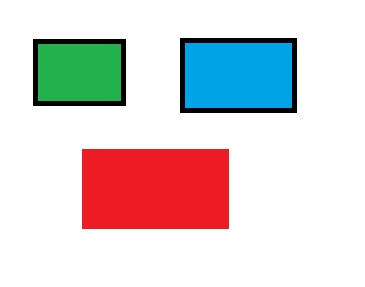
#> input picture CV/Images/a3.jpg, 365 x 287 px
$ python prac15.py
#> lines starting #> are read from the running program, lines starting #| are printed output that depends on the picture; after the words box and inside, x2 and y2 are one past the last pixel; in counts of white or black regions, pixels touching at a corner belong together
#Program 15
#Harris corner detection Method

import cv2
import numpy as np

img = cv2.imread('Images/a3.jpg',1)
#> img is the input picture: shape (287, 365, 3); mean B, G, R 212.8, 211.7, 218

#convert the input image into
#grayscale color space
OperatedImg = cv2.cvtColor(img,cv2.COLOR_BGRA2GRAY)
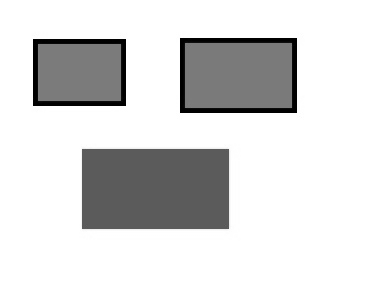
#> OperatedImg: shape (287, 365); min 0, max 255, mean 213.7

#modify the data type
#setting to 32-bit floating point
OperatedImg = np.float32(OperatedImg)

#apply the cv2.cornerHarris method
#to detect the corners with appropriate
#values as input parameters

dest = cv2.cornerHarris(OperatedImg,2,5,0.07)
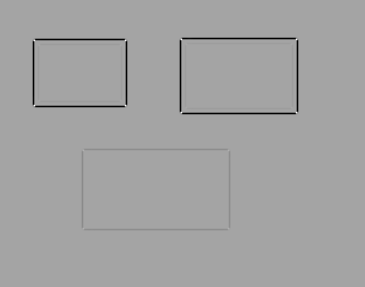
#> dest: shape (287, 365) float32; min -2.39e+10, max 1.31e+10, mean -280299168; drawn with min black and max white

#Results are marked through the dilated corners
dest = cv2.dilate(dest,None)
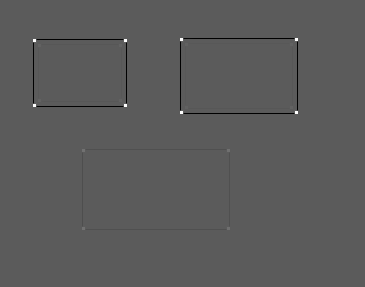
#> dest: shape (287, 365) float32; min -7.33e+09, max 1.31e+10, mean -41760660; drawn with min black and max white

#Reverting back to the original image,
#with optimal threshold value
img[dest>0.01*dest.max()]=[0,0,255]
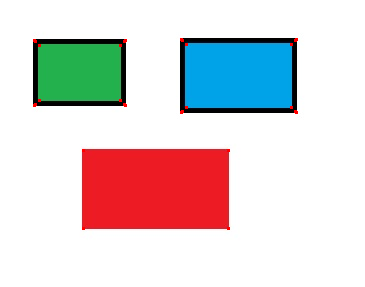
#> img: shape (287, 365, 3); 0.21% of pixels changed, all inside (x1, y1, x2, y2) = (33, 38, 298, 230)

#the window showing output image with corners
cv2.imshow('Image with Borders',img)

cv2.waitKey(0)
cv2.destroyAllWindows()

$ run again, with CV/Images/a5.jpg copied over CV/Images/a3.jpg
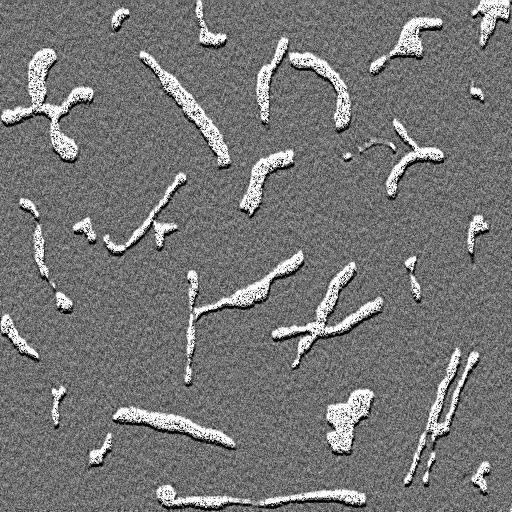
#> input picture CV/Images/a5.jpg, 512 x 512 px
#> img is the input picture: shape (512, 512, 3); min 0, max 255, mean 118.3
#> `dest = cv2.dilate(dest,None)`:
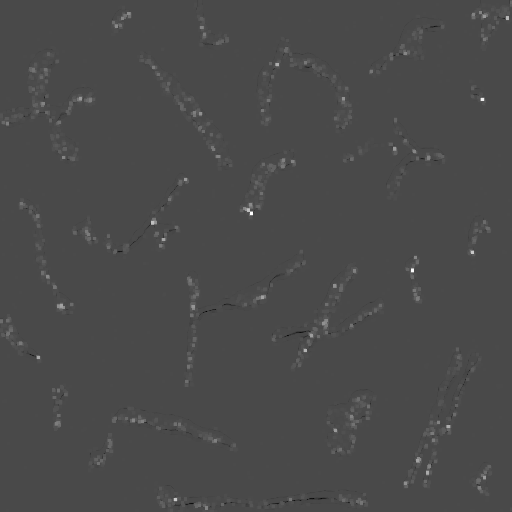
#> dest: shape (512, 512) float32; min -2.12e+09, max 5.26e+09, mean 31185268; drawn with min black and max white
#> `img[dest>0.01*dest.max()]=[0,0,255]`:
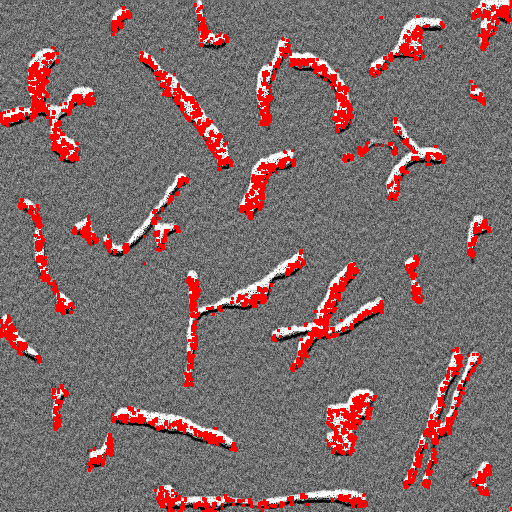
#> img: shape (512, 512, 3); 8.23% of pixels changed, all inside (x1, y1, x2, y2) = (0, 0, 512, 512)
